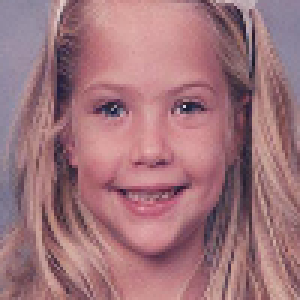
#> input picture LAGdataset_100/ashley_benson/y/ashley-benson-young-pretty-little-liars-2012-photo-split_1.png, 100 x 100 px, found by its file name (shown 3 times larger)
$ jupyter execute CleanupCode.ipynb   (older library calls are emulated)
#> lines starting #> are read from the running program, lines starting #| are printed output that depends on the picture
[cell 1]
import os
import numpy as np
from PIL import Image

[cell 2]
# This is the code for moving LAG_dataset to child_PreGen_data
path = 'LAGdataset_100/'
dest_folder = 'datasets/child_PreGen_data/'

for r, d, f in os.walk(path):
        all_children = d
        break

for child in all_children:
    child_path = path+child+'/y/'
    print(child_path)

    for r, d, f in os.walk(child_path):
        child_path_images = f
        break

    #move to src_img_path to dest_folder
    for child_path_image in child_path_images:
        src_img_path = child_path+child_path_image
        os.rename(src_img_path, dest_folder+child+'_'+child_path_image)

[cell 3]
child_folder = 'datasets/child_PreGen_data/'
for r, d, f in os.walk(child_folder):
    child_path_images = f
    break

for child_path in child_path_images:
    addr = child_folder+child_path
    print(addr)
    original_img = Image.open(addr).resize((64,64),Image.ANTIALIAS)
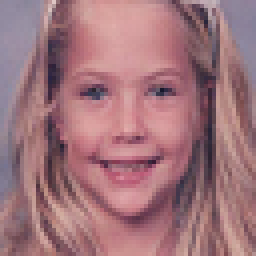
#> original_img: PIL image 64x64 RGB (shown 4 times larger); mean R, G, B 160.5, 116, 123.3
    original_img.save(addr)
